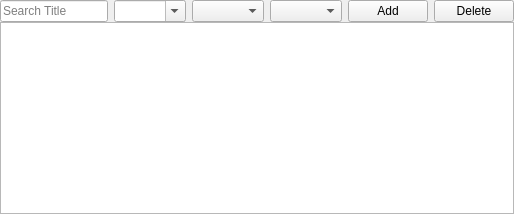
          <widget class="QWidget" name="widSong1" native="true">
           <property name="minimumSize">
            <size>
             <width>0</width>
             <height>0</height>
            </size>
           </property>
           <layout class="QVBoxLayout" name="vLayoutSong2">
            <property name="spacing">
             <number>0</number>
            </property>
            <property name="leftMargin">
             <number>0</number>
            </property>
            <property name="topMargin">
             <number>0</number>
            </property>
            <property name="rightMargin">
             <number>0</number>
            </property>
            <property name="bottomMargin">
             <number>0</number>
            </property>
            <item>
             <widget class="QWidget" name="widSong2" native="true">
              <layout class="QHBoxLayout" name="hLayoutSong3" stretch="0,1000,1000,1000,1,1">
               <property name="leftMargin">
                <number>0</number>
               </property>
               <property name="topMargin">
                <number>0</number>
               </property>
               <property name="rightMargin">
                <number>0</number>
               </property>
               <property name="bottomMargin">
                <number>0</number>
               </property>
               <item>
                <widget class="QLineEdit" name="txtSongSearchTitle">
                 <property name="placeholderText">
                  <string>Search Title</string>
                 </property>
                </widget>
               </item>
               <item>
                <widget class="QComboBox" name="cmbSongSearchFunc_Singers">
                 <property name="editable">
                  <bool>true</bool>
                 </property>
                 <property name="maxVisibleItems">
                  <number>100</number>
                 </property>
                </widget>
               </item>
               <item>
                <widget class="QComboBox" name="cmbSongSearchLanguage">
                 <property name="maxVisibleItems">
                  <number>20</number>
                 </property>
                </widget>
               </item>
               <item>
                <widget class="QComboBox" name="cmbSongSearchStyle">
                 <property name="maxVisibleItems">
                  <number>20</number>
                 </property>
                </widget>
               </item>
               <item>
                <widget class="QPushButton" name="btnSongAdd">
                 <property name="text">
                  <string>Add</string>
                 </property>
                </widget>
               </item>
               <item>
                <widget class="QPushButton" name="btnSongDelete">
                 <property name="text">
                  <string>Delete</string>
                 </property>
                </widget>
               </item>
              </layout>
             </widget>
            </item>
            <item>
             <widget class="QTableView" name="tblSong">
              <property name="contextMenuPolicy">
               <enum>Qt::CustomContextMenu</enum>
              </property>
              <property name="selectionBehavior">
               <enum>QAbstractItemView::SelectRows</enum>
              </property>
              <property name="sortingEnabled">
               <bool>true</bool>
              </property>
              <attribute name="verticalHeaderVisible">
               <bool>false</bool>
              </attribute>
             </widget>
            </item>
           </layout>
          </widget>
